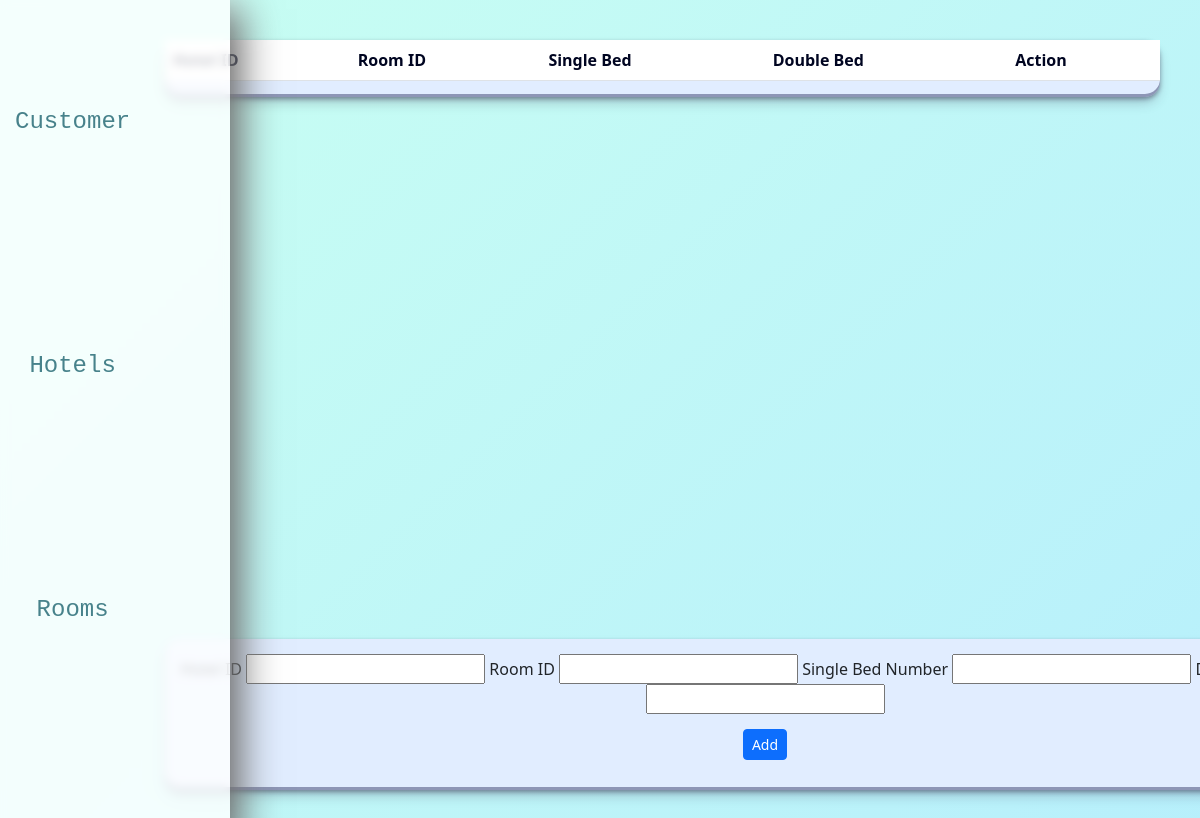
Before: /Rooms.php with the older database file.
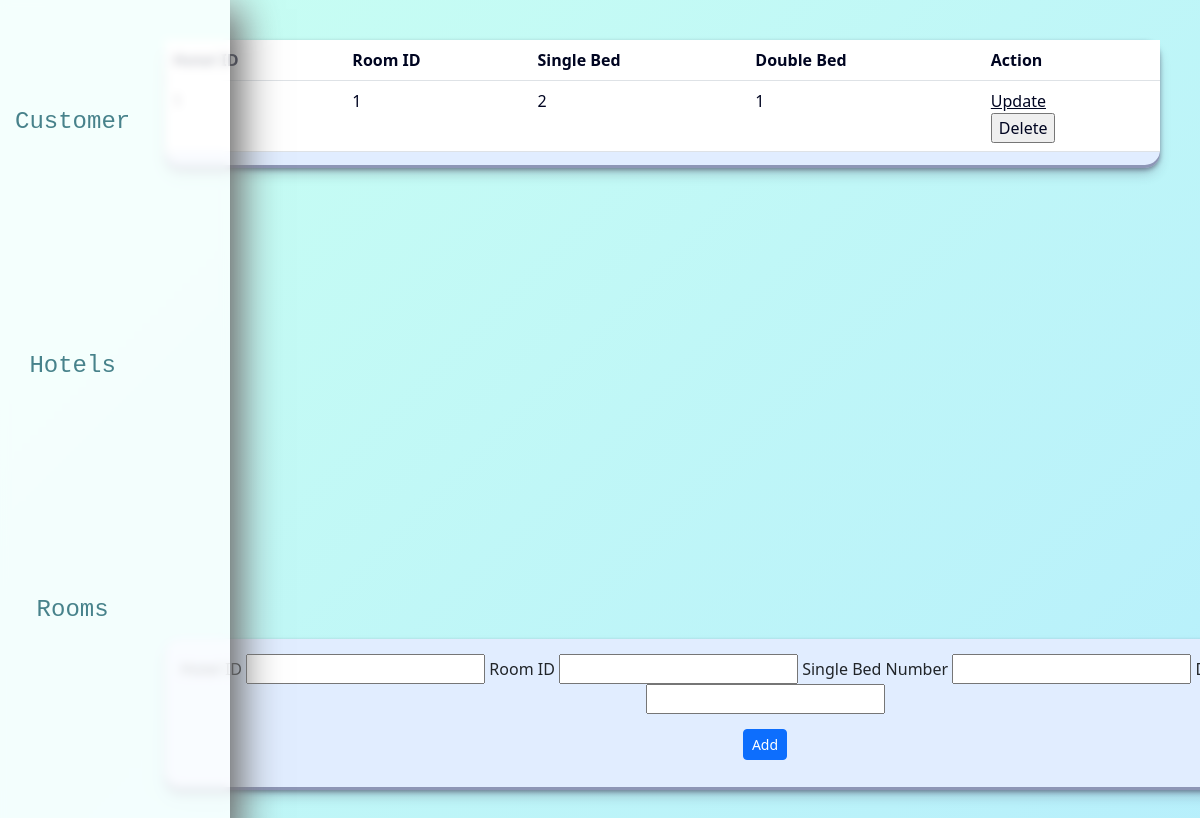
After: the same page with the newer database file.
### tables this page shows
CREATE TABLE `rooms` (
  `HotelID` int(11) NOT NULL,
  `RoomID` int(11) NOT NULL,
  `SingleBedNo` int(11) NOT NULL,
  `DoubleBedNo` int(11) NOT NULL
);

### Web/Rooms.php (the view, shortened to what this page needs)
<!DOCTYPE html>
<html lang="en">
<head>
    <link rel="stylesheet" href="dashboardStyle.css" media="screen" />
    <link href="https://cdn.jsdelivr.net/npm/bootstrap@5.3.0-alpha1/dist/css/bootstrap.min.css" rel="stylesheet">
</head>
<body>
    <div>
        <div class="popup">
    <div>
        <form name="customerForm" class="addSection" action="addRooms.php" method="POST" onsubmit="return validation()">
                <div class="inputWrapper">
                    Hotel ID <input class="loginInput" type="text" name="HotelID" />
                    Room ID <input class="loginInput" type="text" name="RoomID" />
                    Single Bed Number <input class="loginInput" type="text" name="SingleBedNo" />
                    Double Bed Number <input class="loginInput" type="text" name="DoubleBedNo" />
                </div>
                <button class="btn btn-primary btn-sm" id="addButton" type="submit" > Add </button>
            </form>
        </div>
        <div class="dashboardBox">
                <div class="dashboardItems">
                <br><a class="items" href="Customer.php">Customer</a></br>
                <br><a class="items" href="Hotels.php">Hotels</a></br>
                <br><a class="items" href="Rooms.php">Rooms</a></br>
                <br><a class="items" href="Orders.php">Orders</a></br>
            </div>
        </div>
        <div class="contentBox">
            <table class="table">
            <thead>
                <tr>
                <th>Hotel ID</th>
                <th>Room ID</th>
                <th>Single Bed</th>
                <th>Double Bed</th>
                <th>Action</th>
</tr>
            </thead>
            <tbody>
                <tr>
            <?php
                include("sqlconfig.php");
            $sqlquery = "select * from Rooms";
            $result = $conn->query($sqlquery);
            while($row=$result->fetch_assoc()){
                echo "<tr><td>" . $row["HotelID"] . "</td>
                <td>" . $row["RoomID"] . "</td>
                <td>" . $row["SingleBedNo"] . "</td>
                <td>" . $row["DoubleBedNo"] . "</td>
                <td>
                <a href='updateRoom.php?hotelid=".$row['HotelID']."&roomid=".$row["RoomID"]."&single=".$row['SingleBedNo']."&double=".$row["DoubleBedNo"]."' class='updateButton' >Update</a>
                <form action='deleteRoom.php' method='POST'>
            <input type='hidden' name='RoomID' value=".$row['RoomID'].">
        <input type='submit' value='Delete'>
      </form>
                </tr>
                ";
            }
            ?>
            </tr>
            </tbody>
            </table>
        </div>
        </div>
    </div>
</body>
</html>

Changed rows visible on the page:
added rooms: RoomID "1", SingleBedNo "2", DoubleBedNo "1"
